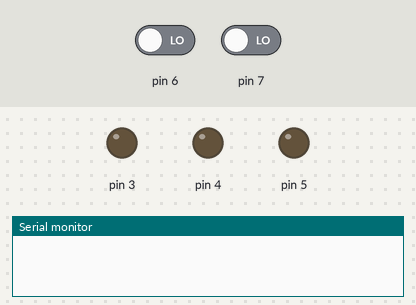
Bench run of a sketch on a simulated Arduino Uno, built with avr-gcc and run on an emulated ATmega328P. Parts: output pins drawn as LEDs (lit = HIGH), the last lines printed to the serial monitor. The test bench sets the inputs (shaded band); at power-on: pin 6 LOW, pin 7 LOW.

Above: at 0.5 s.
At 2.5 s:
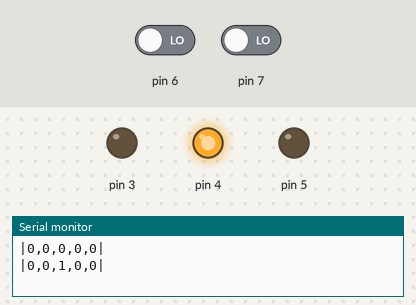
At 3.5 s:
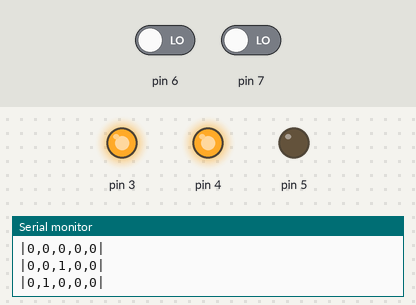
At 4.5 s:
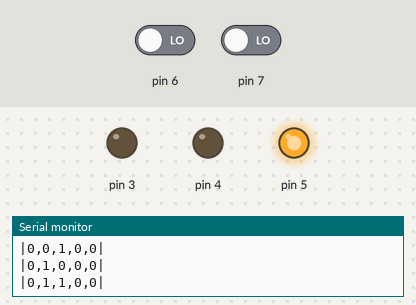
At 6.5 s:
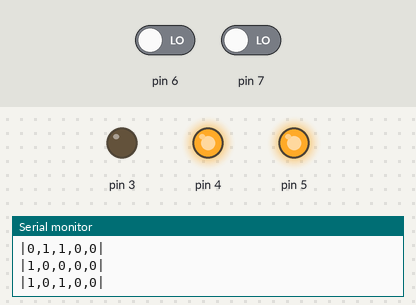
At 9.5 s:
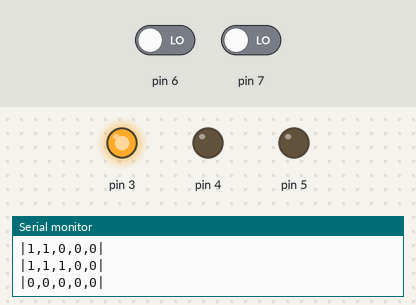
Timing chart, 0 to 10.4 s (numbered marks = the images above):
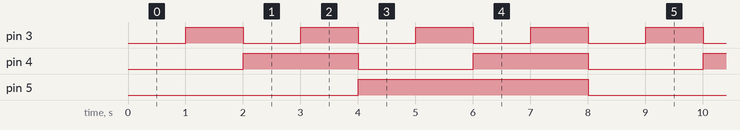

The sketch:

Lab4OK.ino
```cpp
bool A,B,C,D,E;
void setup() {
  //pinMode(2,OUTPUT);
  pinMode(3,OUTPUT);
  pinMode(4,OUTPUT);
  pinMode(5,OUTPUT);
  pinMode(6,INPUT);
  pinMode(7,INPUT);
  Serial.begin(9600);
}
byte i = 0;
void loop() {
  A = bitRead(i,2); B = bitRead(i,1); C = bitRead(i,0);
  digitalWrite(3,C); digitalWrite(4,B); digitalWrite(5,A); D = digitalRead(6); E = digitalRead(7);
  delay(1000);
  Serial.print("|"); Serial.print(A); Serial.print(","); Serial.print(B);
  Serial.print(","); Serial.print(C);
  Serial.print(","); Serial.print(D);
  Serial.print(","); Serial.print(E);
  Serial.print("|"); Serial.println("");
  if (i >= 7) {
    i = 0;
  }
  else {
    i++;
  }
}
```

Measured:
- by itself, pin 3: alternates HIGH for 1.0 s and LOW for 1.0 s
- by itself, pin 4: alternates HIGH for 2.0 s and LOW for 2.0 s
- by itself, pin 5: alternates HIGH for 4.0 s and LOW for 4.0 s
